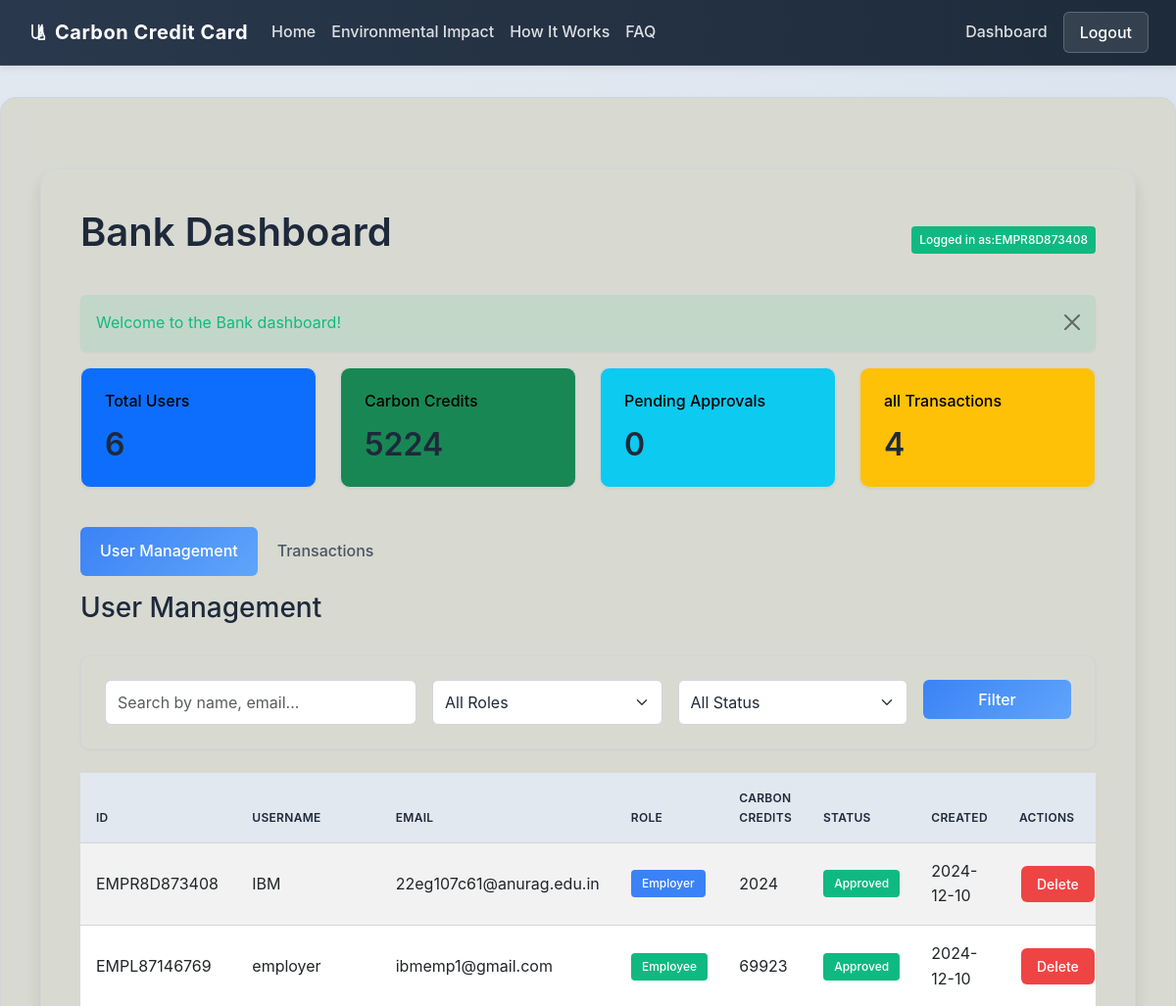
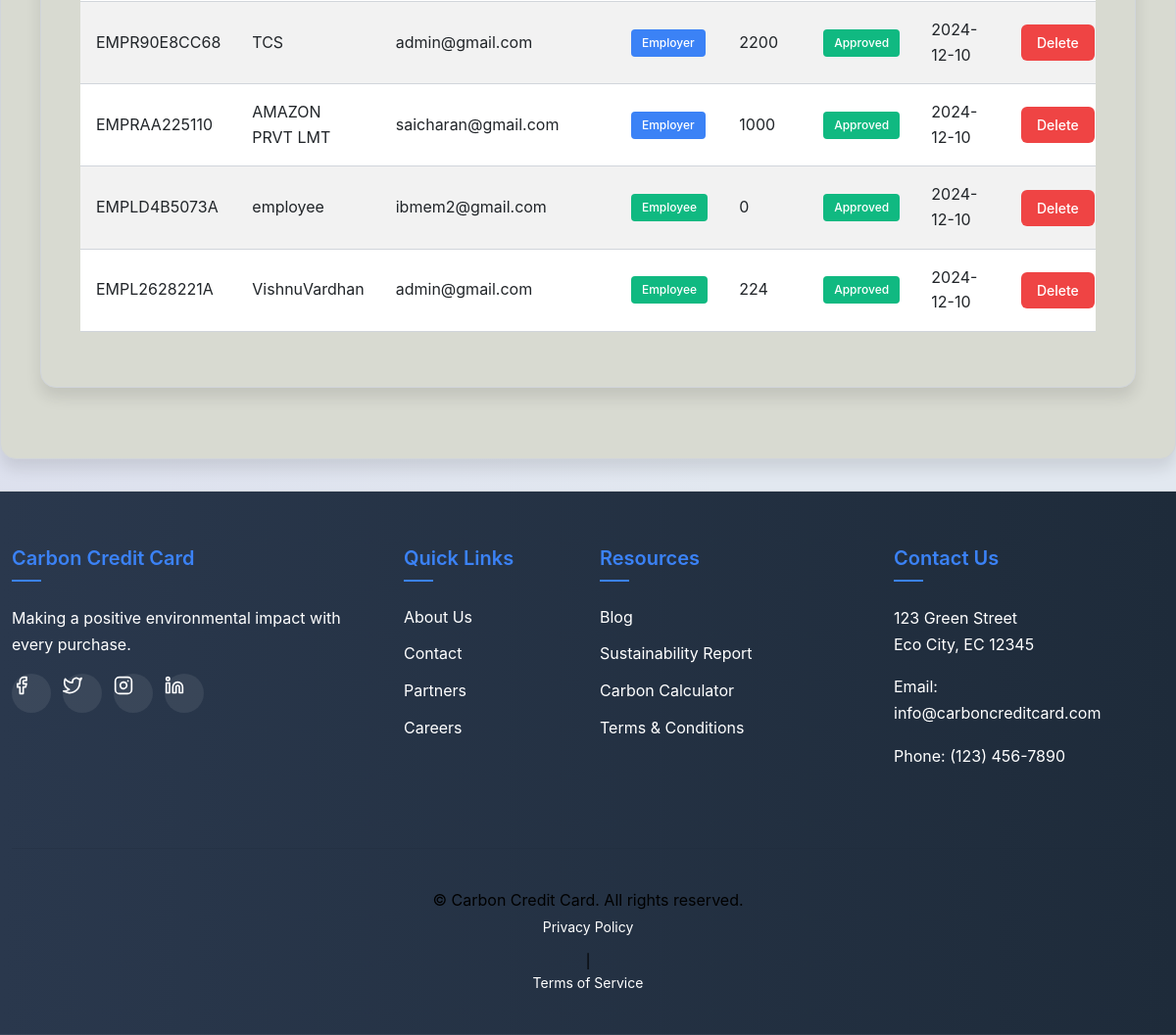
/bank/dashboard (signed in), run on the app's committed database (2 pictures, top to bottom).
### app/models.py (models this page shows)
class Employer(db.Model):
    __tablename__ = 'employers'
    id = db.Column(db.Integer, primary_key=True)
    employer_id = db.Column(db.String(20), unique=True, nullable=False, default=generate_employer_id)
    company_name = db.Column(db.String(100), nullable=False)
    first_name = db.Column(db.String(50), nullable=False)
    last_name = db.Column(db.String(50), nullable=False)
    email = db.Column(db.String(120), unique=True, nullable=False)
    phone = db.Column(db.String(20), nullable=False)
    password = db.Column(db.String(255), nullable=False)
    credits = db.Column(db.Integer, default=1000)
    is_approved = db.Column(db.Boolean, default=False)
    created_at = db.Column(db.DateTime(timezone=True), server_default=func.now())
    employees = db.relationship('Employee', backref='employer', cascade='all, delete', passive_deletes=True)

class Employee(db.Model):
    __tablename__ = 'employees'
    id = db.Column(db.Integer, primary_key=True)
    credits=db.Column(db.Integer , default=0)
    employee_id = db.Column(db.String(20), unique=True, nullable=False, default=generate_employee_id)
    first_name = db.Column(db.String(50), nullable=False)
    last_name = db.Column(db.String(50), nullable=False)
    email = db.Column(db.String(120), unique=True, nullable=False)
    phone = db.Column(db.String(20), nullable=False)
    password = db.Column(db.String(255), nullable=False)
    employer_id = db.Column(db.String(20), db.ForeignKey('employers.employer_id', ondelete='CASCADE'), nullable=False)
    is_active = db.Column(db.Boolean, default=False)
    created_at = db.Column(db.DateTime(timezone=True), server_default=func.now())
    trips = db.relationship('Trip', backref='employee', cascade='all, delete', passive_deletes=True)

### app/routes.py (the view)
@main.route('/bank/dashboard')
def bankdashboardPage():
    if "role" not in session:
        return redirect(url_for('loginPage'))
    import random
    users=Employee.query.all()+Employer.query.all()
    random.shuffle(users)
    print(users)
    context={"users":users,
             "isEmployee":isEmployee,
             "total_users":Employee.query.count()+Employer.query.count(),
             "total_credits":sum(i.credits for i in Employer.query.all()),
             "pending_accounts":Employer.query.filter_by(is_approved=False).count(),
             "total_transaction":Trade.query.count(),
             "trades":Trade.query.all()}
    return render_template('bank/dashboard.html',**context)

### app/templates/bank/dashboard.html (shortened to what this page needs)
{% extends "base.html" %}  {% block extra_css %}
<link rel="stylesheet" href="../../static/css/dashboard/admin.css" />
{% endblock %} {% block content %}
<div class="container py-4">
  <div class="d-flex justify-content-between align-items-center mb-4">
    <h1>Bank Dashboard</h1>
    <div>
      <span class="badge bg-success p-2">
        Logged in as:{{ session['user']}}
      </span>
    </div>
  </div>
  <div class="alert alert-success alert-dismissible fade show" role="alert">
    Welcome to the Bank dashboard!
    <button
      type="button"
      class="btn-close"
      data-bs-dismiss="alert"
      aria-label="Close"
    ></button>
  </div>
  <div class="row mb-4">
    <div class="col-md-3">
      <div class="card bg-primary text-white mb-3 dashboard-stats">
        <div class="card-body">
          <h5 class="card-title">Total Users</h5>
          <h2 class="mb-0">{{total_users}}</h2>
        </div>
      </div>
    </div>
    <div class="col-md-3">
      <div class="card bg-success text-white mb-3 dashboard-stats">
        <div class="card-body">
          <h5 class="card-title">Carbon Credits</h5>
          <h2 class="mb-0">{{total_credits}}</h2>
        </div>
      </div>
    </div>
    <div class="col-md-3">
      <div class="card bg-info text-white mb-3 dashboard-stats">
        <div class="card-body">
          <h5 class="card-title">Pending Approvals</h5>
          <h2 class="mb-0">{{pending_accounts}}</h2>
        </div>
      </div>
    </div>
    <div class="col-md-3">
      <div class="card bg-warning text-dark mb-3 dashboard-stats">
        <div class="card-body">
          <h5 class="card-title">all Transactions</h5>
          <h2 class="mb-0">{{total_transaction}}</h2>
        </div>
      </div>
    </div>
  </div>
  <div class="row">
    <div class="col-12">
      <ul class="nav nav-pills mb-3" id="admin-tabs" role="tablist">
        <li class="nav-item" role="presentation">
          <button
            class="nav-link active"
            id="users-tab"
            data-bs-toggle="pill"
            data-bs-target="#users"
            type="button"
            role="tab"
            aria-controls="users"
            aria-selected="true"
          >
            User Management
          </button>
        </li>
        <li class="nav-item" role="presentation">
          <button
            class="nav-link"
            id="transactions-tab"
            data-bs-toggle="pill"
            data-bs-target="#transactions"
            type="button"
            role="tab"
            aria-controls="transactions"
            aria-selected="false"
          >
            Transactions
          </button>
        </li>
      </ul>
      <div class="tab-content" id="admin-tabsContent">
        <div
          class="tab-pane fade show active"
          id="users"
          role="tabpanel"
          aria-labelledby="users-tab"
        >
          <div class="d-flex justify-content-between mb-3">
            <h3>User Management</h3>
          </div>
          <div class="card mb-4">
            <div class="card-body">
              <form class="row g-3" method="GET">
                <div class="col-md-4">
                  <input
                    type="text"
                    class="form-control"
                    name="search"
                    placeholder="Search by name, email..."
                  />
                </div>
                <div class="col-md-3">
                  <select class="form-select" name="role">
                    <option value="">All Roles</option>
                  </select>
                </div>
                <div class="col-md-3">
                  <select class="form-select" name="status">
                    <option value="">All Status</option>
                  </select>
                </div>
                <div class="col-md-2">
                  <button type="submit" class="btn btn-primary w-100">
                    Filter
                  </button>
                </div>
              </form>
            </div>
          </div>
          <div class="table-responsive">
            <table class="table table-striped table-hover">
              <thead>
                <tr>
                  <th>ID</th>
                  <th>Username</th>
                  <th>Email</th>
                  <th>Role</th>
                  <th>Carbon Credits</th>
                  <th>Status</th>
                  <th>Created</th>
                  <th>Actions</th>
                </tr>
              </thead>
              <tbody>
                {% for user in users %} {% if user.employee_id %}
                <tr>
                  <td>{{ user.employee_id }}</td>
                  <td>{{ user.first_name }}</td>
                  <td>{{ user.email }}</td>
                  <td><span class="badge bg-success">Employee</span></td>
                  <td>{{ user.credits }}</td>
                  <td>
                    <span
                      class="badge bg-{% if user.is_active==1 %}success{% else %}danger{% endif %}"
                    >
                      {% if user.is_active==1 %}Approved{% else %}Rejected{%
                      endif %}
                    </span>
                  </td>
                  <td>2024-12-10</td>
                  <td>
                    <div class="btn-group">
                      <a
                        href="{{ url_for('main.delete_user', user_id=user.employee_id, usertype='employee') }}"
                        class="btn btn-sm btn-danger"
                      >
                        Delete
                      </a>
                    </div>
                  </td>
                </tr>
                {% else %}
                <tr>
                  <td>{{ user.employer_id }}</td>
                  <td>{{ user.company_name }}</td>
                  <td>{{ user.email }}</td>
                  <td><span class="badge bg-primary">Employer</span></td>
                  <td>{{ user.credits }}</td>
                  <td>
                    <span
                      class="badge bg-{% if user.is_approved==1 %}success{% else %}warning{% endif %}"
                    >
                      {% if user.is_approved==1 %}Approved{% else %}Pending{%
                      endif %}
                    </span>
                  </td>
                  <td>2024-12-10</td>
                  <td>
                    <div class="btn-group">
                      <a
                        href="{{ url_for('main.delete_user', user_id=user.employer_id, usertype='employer') }}"
                        class="btn btn-sm btn-danger"
                      >
                        Delete
                      </a>
                    </div>
                  </td>
                </tr>
                {% endif %} {% endfor %}
              </tbody>
            </table>
          </div>
        </div>
      </div>
    </div>
  </div>
</div>
{% endblock %}

### app/static/css/base.css (style rules this page uses)
:root { --bg-dark: #f8fafc; --bg-darker: #e2e8f0; --bg-surface: #d8dad1; --border-color: #d1d5db; --text-primary: #1e293b; --text-secondary: #4b5563; --primary-color: #3b82f6; --primary-dark: #2563eb; --secondary-color: #8b5cf6; --accent-color: #0ea5e9; --success-color: #10b981; --warning-color: #f59e0b; --danger-color: #ef4444; --gradient-primary: linear-gradient(135deg, #3b82f6, #60a5fa); --gradient-hover: linear-gradient(135deg, #2563eb, #3b82f6); --shadow-sm: 0 1px 3px rgba(0, 0, 0, 0.05); --shadow-md: 0 4px 6px rgba(0, 0, 0, 0.06); --shadow-lg: 0 10px 15px rgba(0, 0, 0, 0.1); }
body { background-color: var(--bg-dark); color: var(--text-primary); font-family: "Inter", "Segoe UI", Tahoma, Geneva, Verdana, sans-serif; min-height: 100vh; display: flex; flex-direction: column; line-height: 1.6; }
.container.py-4 { background-color: var(--bg-surface); border-radius: 1rem; margin-top: 2rem; margin-bottom: 2rem; padding: 2.5rem !important; box-shadow: var(--shadow-lg); border: 1px solid var(--border-color); }
h1, h2, h3, h4, h5, h6 { color: var(--text-primary); font-weight: 600; margin-bottom: 1rem; }
.btn { font-weight: 500; border-radius: 6px; padding: 0.5rem 1.25rem; transition: all 0.3s; }
.card { background-color: var(--bg-surface); border: 1px solid var(--border-color); border-radius: 0.75rem; overflow: hidden; transition: all 0.3s; box-shadow: var(--shadow-sm); }
.card-body { padding: 1.5rem; }
.card-title { font-weight: 600; margin-bottom: 1rem; color: var(--primary-color); }
.form-control, .form-select { background-color: rgba(42, 60, 77, 0.6); border: 1px solid var(--border-color); border-radius: 6px; color: var(--text-primary); padding: 0.65rem 1rem; transition: all 0.2s; }
.table { color: var(--text-primary); border-color: var(--border-color); }
.table th { font-weight: 600; border-bottom-width: 1px; border-color: var(--border-color); color: var(--primary-color); }
.table td { border-color: var(--border-color); padding: 0.75rem 1rem; }
.badge { font-weight: 500; padding: 0.35em 0.65em; border-radius: 4px; }
.card { background-color: #131f2c; border: 1px solid var(--border-color); border-radius: 0.75rem; box-shadow: var(--shadow-md); }
.card-title { color: var(--primary-color); }

### data on the page
Employer: employer_id "EMPR8D873408", company_name "IBM", email "22eg107c61@anurag.edu.in", credits "2024", is_approved "Approved"
Employee: employee_id "EMPL87146769", first_name "employer", email "ibmemp1@gmail.com", credits "69923", is_active "Approved"
Employer: employer_id "EMPR90E8CC68", company_name "TCS", email "admin@gmail.com", credits "2200", is_approved "Approved"
Employer: employer_id "EMPRAA225110", company_name "AMAZON PRVT LMT", email "saicharan@gmail.com", credits "1000", is_approved "Approved"
Employee: employee_id "EMPLD4B5073A", first_name "employee", email "ibmem2@gmail.com", credits "0", is_active "Approved"
Employee: employee_id "EMPL2628221A", first_name "VishnuVardhan", email "admin@gmail.com", credits "224", is_active "Approved"

### other printed values
{{ session['user'] }} "EMPR8D873408"
{{ total_users }} "6"
{{ total_credits }} "5224"
{{ pending_accounts }} "0"
{{ total_transaction }} "4"
